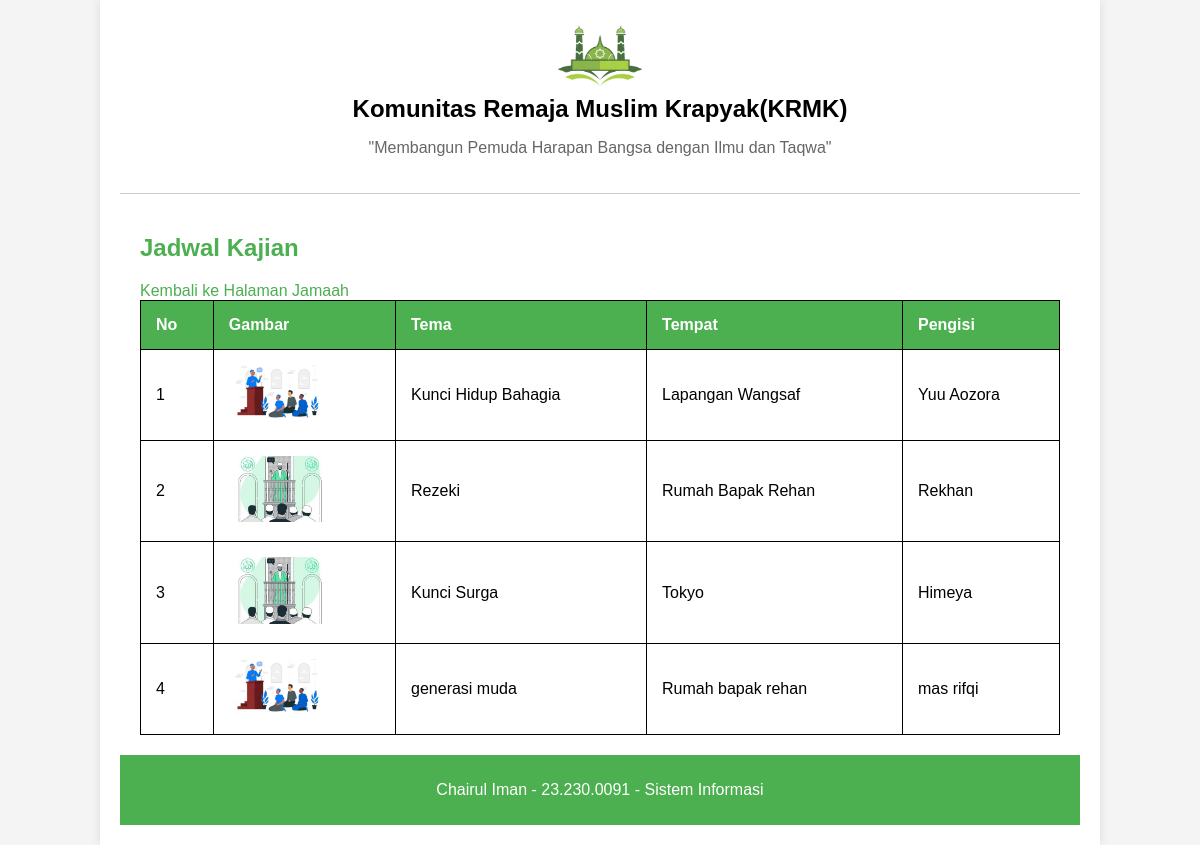
The app's page /jadwal_kajian.php with its own data.
### tables this page shows
CREATE TABLE `jadwal_kajian` (
  `id` int(11) NOT NULL,
  `no_kajian` varchar(255) NOT NULL,
  `tema` varchar(255) NOT NULL,
  `tempat` varchar(255) NOT NULL,
  `pengisi` varchar(255) NOT NULL,
  `gambar` varchar(255) NOT NULL
);

### jadwal_kajian.php (the view, shortened to what this page needs)
<!DOCTYPE html>
<html lang="en">
<head>
    <link rel="stylesheet" href="style.css">
</head>
<body>
    <div class="container">
        <header>
            <img src="images/logo2.png" alt="KRMK Logo" class="logo">
            <h1>Komunitas Remaja Muslim Krapyak(KRMK)</h1>
            <p>"Membangun Pemuda Harapan Bangsa dengan Ilmu dan Taqwa"</p>
        </header>
        <main>
            <h2>Jadwal Kajian</h2>
            <a href="dashboard_jamaah.php">Kembali ke Halaman Jamaah</a>
            <table>
                <thead>
                    <tr>
                        <th>No</th>
                        <th>Gambar</th>
                        <th>Tema</th>
                        <th>Tempat</th>
                        <th>Pengisi</th>
                    </tr>
                </thead>
                <tbody>
                    <?php
                    include ('koneksi.php');
                    $sql = "SELECT * FROM jadwal_kajian";
                    $result = $conn->query($sql);
                    if ($result->num_rows > 0) {
                        $no = 1;
                        while($row = $result->fetch_assoc()) {
                            echo "<tr>";
                            echo "<td>" . $no++ . "</td>";
                            echo "<td><img src='images/" . $row['gambar'] . "' alt='" . $row['tema'] . "' width='100'></td>";
                            echo "<td>" . $row['tema'] . "</td>";
                            echo "<td>" . $row['tempat'] . "</td>";
                            echo "<td>" . $row['pengisi'] . "</td>";
                            echo "</tr>";
                        }
                    } else {
                        echo "<tr><td colspan='5'>No records found</td></tr>";
                    }
                    ?>
                </tbody>
            </table>
        </main>
        <footer>
            <p>Chairul Iman - 23.230.0091 - Sistem Informasi</p>
        </footer>
    </div>
</body>
</html>

### style.css (style rules this page uses)
body { font-family: Arial, sans-serif; background-color: #f4f4f4; margin: 0; padding: 0; }
.container { width: 80%; margin: 0 auto; background-color: #fff; padding: 20px; box-shadow: 0 0 10px rgba(0, 0, 0, 0.1); }
header { text-align: center; padding-bottom: 20px; border-bottom: 1px solid #ccc; }
.logo { max-width: 100px; }
header h1 { margin: 0; font-size: 24px; }
header p { font-size: 16px; color: #666; }
main { padding: 20px; }
main h2 { color: #4CAF50; }
main a { color: #4CAF50; text-decoration: none; }
table { width: 100%; border-collapse: collapse; }
table, th, td { border: 1px solid black; }
th, td { padding: 15px; text-align: left; }
th { background-color: #4CAF50; color: white; }
footer { text-align: center; padding: 10px; background-color: #4CAF50; color: white; }

### records on screen
jadwal_kajian: gambar (picture), tema "Kunci Hidup Bahagia", tempat "Lapangan Wangsaf", pengisi "Yuu Aozora"
jadwal_kajian: gambar (picture), tema "Rezeki", tempat "Rumah Bapak Rehan", pengisi "Rekhan"
jadwal_kajian: gambar (picture), tema "Kunci Surga", tempat "Tokyo", pengisi "Himeya"
jadwal_kajian: gambar (picture), tema "generasi muda", tempat "Rumah bapak rehan", pengisi "mas rifqi"
